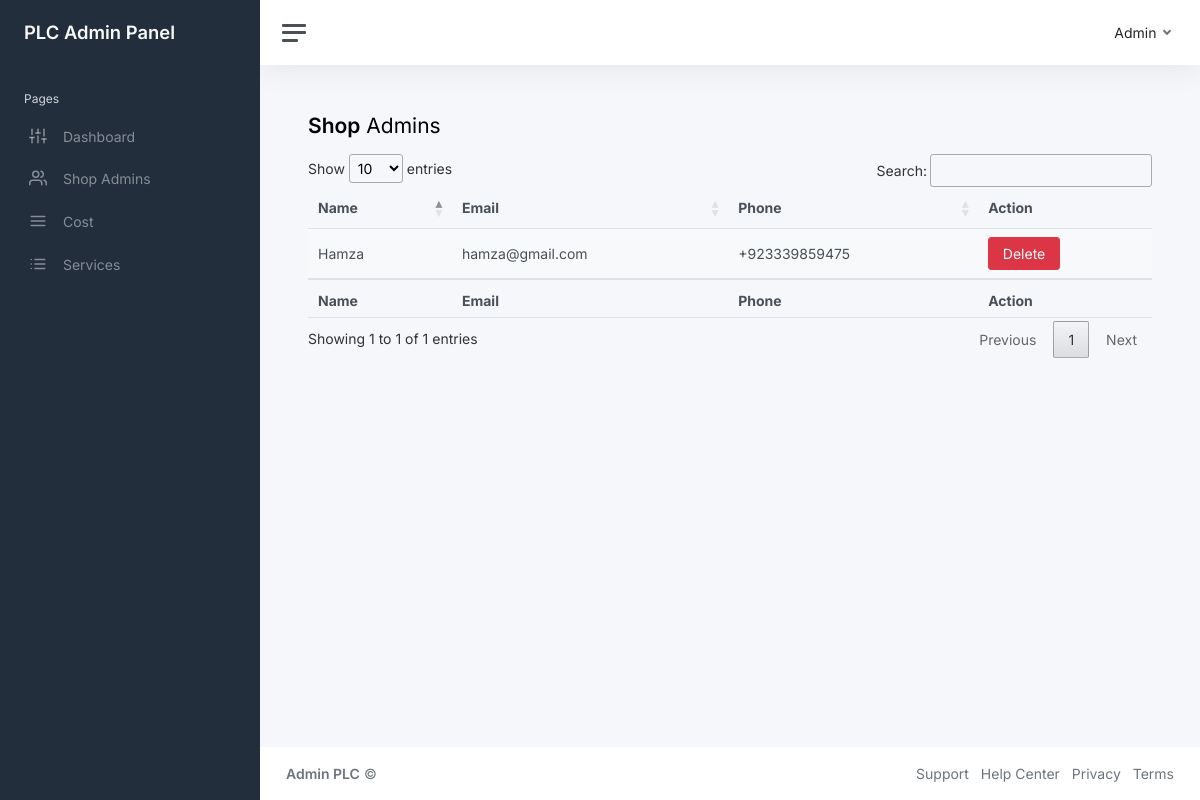
The app's page /admin/users/index.php (signed in) with its own data.
### tables this page shows
CREATE TABLE `shops` (
  `id` int NOT NULL,
  `name` varchar(100) NOT NULL,
  `email` varchar(100) NOT NULL,
  `password` varchar(100)  NOT NULL,
  `gender` varchar(50)  DEFAULT NULL,
  `phone_number` varchar(100)  DEFAULT NULL,
  `shop_name` varchar(100) NOT NULL,
  `shop_city` varchar(100) NOT NULL,
  `shop_address` text NOT NULL,
  `shop_lat` float NOT NULL,
  `shop_lon` float NOT NULL,
  `easypaisa_number` varchar(20) NULL,
  `jazzcash_number` varchar(20) NULL
);

### admin/users/index.php (the view, shortened to what this page needs)
<?php
include_once "./../../includes/connect.php"
?>
<?php
$sql = "SELECT * FROM shops;";
$result = mysqli_query($conn, $sql);
?>
<?php include_once '../top.php'?>
<main class="content">
    <div class="container-fluid p-0">
        <h1 class="h3 mb-3"><strong>Shop</strong> Admins</h1>
        <div class="table-responsive">
            <table id="default-datatable" class="table table-striped">
                <thead>
                    <tr>
                        <th>Name</th>
                        <th>Email</th>
                        <th>Phone</th>
                        <th>Action</th>
                    </tr>
                </thead>
                <tfoot>
                    <tr>
                        <th>Name</th>
                        <th>Email</th>
                        <th>Phone</th>
                        <th>Action</th>
                    </tr>
                </tfoot>
                <tbody>
                    <?php
while ($row = mysqli_fetch_assoc($result)) {
    echo "<tr>";
    echo "<td>{$row['name']}</td>";
    echo "<td>{$row['email']}</td>";
    echo "<td>{$row['phone_number']}</td>";
    echo "<td>";
    echo "<form method='post' class='d-inline'> <input type='hidden' name='id' value='{$row['id']}'>";
    echo "<button name='delete' class='btn btn-danger'>Delete</button>";
    echo "</form>";
    echo "</td>";
    echo "</tr>";
}
?>
                </tbody>
            </table>
        </div>
    </div>
</main>
<?php include_once '../footer.php'?>
<?php include_once '../down.php'?>

### admin/top.php (style rules this page uses)
body { font-family: 'Inter', sans-serif; }

### records on screen
shops: name "Hamza", email "hamza@gmail.com", phone_number "+923339859475"

### other values on screen
$_SESSION['admin_name'] "Admin"
